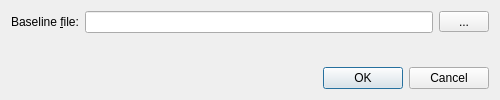
<?xml version="1.0" encoding="UTF-8"?>
<ui version="4.0">
 <class>QSpectrumAnalyzerBaseline</class>
 <widget class="QDialog" name="QSpectrumAnalyzerBaseline">
  <property name="geometry">
   <rect>
    <x>0</x>
    <y>0</y>
    <width>500</width>
    <height>100</height>
   </rect>
  </property>
  <property name="windowTitle">
   <string>Baseline - QSpectrumAnalyzer</string>
  </property>
  <layout class="QVBoxLayout" name="verticalLayout">
   <item>
    <layout class="QFormLayout" name="formLayout">
     <item row="0" column="0">
      <widget class="QLabel" name="label">
       <property name="text">
        <string>Baseline &amp;file:</string>
       </property>
       <property name="buddy">
        <cstring>baselineFileEdit</cstring>
       </property>
      </widget>
     </item>
     <item row="0" column="1">
      <layout class="QHBoxLayout" name="horizontalLayout">
       <item>
        <widget class="QLineEdit" name="baselineFileEdit"/>
       </item>
       <item>
        <widget class="QToolButton" name="baselineFileButton">
         <property name="minimumSize">
          <size>
           <width>50</width>
           <height>0</height>
          </size>
         </property>
         <property name="text">
          <string>...</string>
         </property>
        </widget>
       </item>
      </layout>
     </item>
    </layout>
   </item>
   <item>
    <spacer name="verticalSpacer">
     <property name="orientation">
      <enum>Qt::Vertical</enum>
     </property>
     <property name="sizeHint" stdset="0">
      <size>
       <width>20</width>
       <height>1</height>
      </size>
     </property>
    </spacer>
   </item>
   <item>
    <widget class="QDialogButtonBox" name="buttonBox">
     <property name="orientation">
      <enum>Qt::Horizontal</enum>
     </property>
     <property name="standardButtons">
      <set>QDialogButtonBox::Cancel|QDialogButtonBox::Ok</set>
     </property>
    </widget>
   </item>
  </layout>
 </widget>
 <tabstops>
  <tabstop>baselineFileEdit</tabstop>
  <tabstop>baselineFileButton</tabstop>
 </tabstops>
 <resources/>
 <connections>
  <connection>
   <sender>buttonBox</sender>
   <signal>accepted()</signal>
   <receiver>QSpectrumAnalyzerBaseline</receiver>
   <slot>accept()</slot>
   <hints>
    <hint type="sourcelabel">
     <x>224</x>
     <y>72</y>
    </hint>
    <hint type="destinationlabel">
     <x>157</x>
     <y>99</y>
    </hint>
   </hints>
  </connection>
  <connection>
   <sender>buttonBox</sender>
   <signal>rejected()</signal>
   <receiver>QSpectrumAnalyzerBaseline</receiver>
   <slot>reject()</slot>
   <hints>
    <hint type="sourcelabel">
     <x>292</x>
     <y>78</y>
    </hint>
    <hint type="destinationlabel">
     <x>286</x>
     <y>99</y>
    </hint>
   </hints>
  </connection>
 </connections>
</ui>
